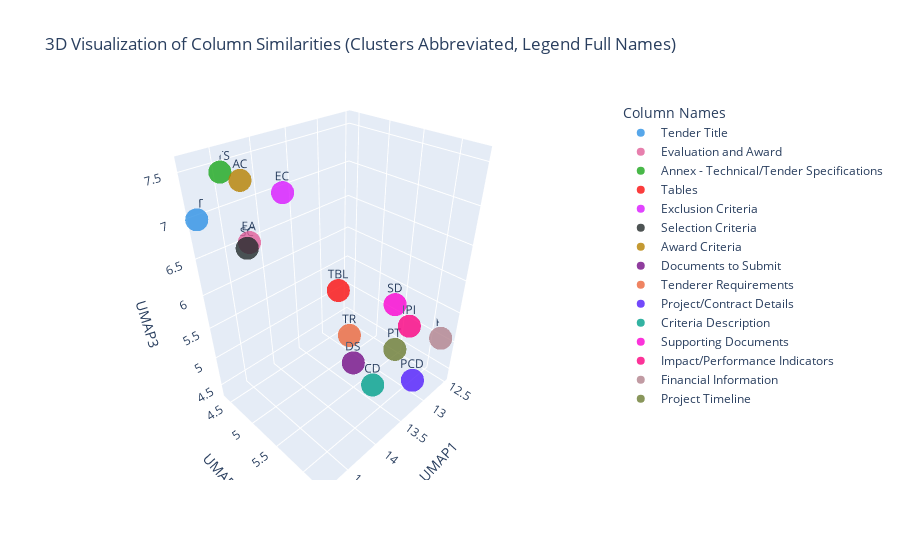

Notebook code cell kept with this figure:
### Markdown cell above
## **What This Plot Shows**
- Each **point** represents a text entry, and similar texts are **grouped together** based on meaning.
- The **different colors** indicate clusters of similar text.
- The **axes (PC1, PC2, PC3)** represent compressed versions of the BERT embeddings, helping visualize high-dimensional data.

## **Understanding the Clusters**
Each cluster has **key terms** that explain why the texts were grouped together:

- **Cluster 0**: "tender, technical, originally" → Likely about **technical details** of tenders.
- **Cluster 1**: "tender, originally, submitted" → Focuses on **submission processes**.
- **Cluster 2**: "tender, point, shall" → Seems related to **requirements or formal language**.
- **Cluster 3**: "exclusion, criterion, 14" → Likely discusses **evaluation or exclusion rules**.
- **Cluster 4**: "described, 10, 12" → Possibly about **sections describing requirements**.

## **Why These Clusters Formed**
- **Similar wording**: Words like **"submitted" and "originally"** cause texts to cluster together.
- **Technical vs. procedural focus**: Some groups discuss **technical aspects**, while others cover **submission rules**.
- **Requirement-based language**: Words like **"shall" and "point"** suggest structured instructions.
- **Evaluation and exclusion criteria**: Some texts focus on **rules for selection**.

### Code cell
# ## Load and Preprocess Data
import pandas as pd
import re
import torch
import numpy as np
import umap.umap_ as umap  
import plotly.graph_objects as go
import plotly.colors as pc
from transformers import BertTokenizer, BertModel
from tqdm import tqdm

# Load CSV
file_path = r"C:\Users\Victor\Hyrr\Bachlorz\Data\final_cleaned.csv"
df = pd.read_csv(file_path)

# Select all text columns
text_columns = [
    "Tender Title", "Evaluation and Award", "Annex - Technical/Tender Specifications",
    "Tables", "Exclusion Criteria", "Selection Criteria", "Award Criteria", 
    "Documents to Submit", "Tenderer Requirements", "Project/Contract Details", 
    "Criteria Description", "Supporting Documents", "Impact/Performance Indicators", 
    "Financial Information", "Project Timeline"
]

# Fill NaN values with empty strings and combine each column into a single document
df.fillna("", inplace=True)
column_texts = {col: " ".join(df[col].astype(str).tolist()) for col in text_columns}

# Preprocess text: lowercase, remove special characters
def preprocess_text(text):
    text = text.lower()
    text = re.sub(r'[^a-z0-9\s]', '', text)  # Remove special characters
    return text

column_texts = {col: preprocess_text(text) for col, text in column_texts.items()}

# ## Generate Sentence Embeddings Using BERT

# Load BERT model and tokenizer (Forced CPU)
tokenizer = BertTokenizer.from_pretrained("bert-base-uncased")
model = BertModel.from_pretrained("bert-base-uncased")
device = torch.device("cpu")  # Force CPU usage
model.to(device)
model.eval()

# Function to get BERT embeddings
def get_bert_embedding(text):
    tokens = tokenizer(text, padding="max_length", truncation=True, max_length=256, return_tensors="pt")  # Reduced max_length to optimize memory
    tokens = {key: val.to(device) for key, val in tokens.items()}
    
    with torch.no_grad():
        outputs = model(**tokens)
    
    return outputs.last_hidden_state[:, 0, :].cpu().numpy()

# Process embeddings for each column
embeddings = []
column_names = []

print("\nGenerating BERT embeddings for each column...")
for col, text in tqdm(column_texts.items(), desc="Processing Columns"):
    emb = get_bert_embedding(text)
    embeddings.append(emb)
    column_names.append(col)

# Convert to NumPy array
embeddings = np.vstack(embeddings)

# Save embeddings
np.save("column_embeddings.npy", embeddings)

# ## Reduce Dimensionality with UMAP for Better Visualization
print("\nReducing dimensionality with UMAP...")
umap_model = umap.UMAP(n_components=3, random_state=42)
embeddings_3d = umap_model.fit_transform(embeddings)

# **Add Colors for Visualization**
colors = pc.qualitative.Dark24  
color_map = [colors[i % len(colors)] for i in range(len(column_names))]  

# **Abbreviations for Plot Labels (Shortened)**
abbreviations = {
    "Tender Title": "TT", "Evaluation and Award": "EA", "Annex - Technical/Tender Specifications": "ATS",
    "Tables": "TBL", "Exclusion Criteria": "EC", "Selection Criteria": "SC", "Award Criteria": "AC", 
    "Documents to Submit": "DS", "Tenderer Requirements": "TR", "Project/Contract Details": "PCD", 
    "Criteria Description": "CD", "Supporting Documents": "SD", "Impact/Performance Indicators": "IPI", 
    "Financial Information": "FI", "Project Timeline": "PT"
}

# ## 3D Visualization with Plotly (Legend = Full Names, Clusters = Abbreviations)
fig = go.Figure()

for i, col_name in enumerate(column_names):
    fig.add_trace(go.Scatter3d(
        x=[embeddings_3d[i, 0]],
        y=[embeddings_3d[i, 1]],
        z=[embeddings_3d[i, 2]],
        mode="markers+text",
        marker=dict(
            size=8,  
            opacity=0.8,  
            color=color_map[i],  
            symbol="circle"
        ),
        text=[abbreviations.get(col_name, col_name)],  # **Show abbreviations on plot**
        name=col_name  # **Show full name in legend**
    ))

# **Improved Legend Settings**
fig.update_layout(
    title="3D Visualization of Column Similarities (Clusters Abbreviated, Legend Full Names)",
    scene=dict(
        xaxis_title="UMAP1",
        yaxis_title="UMAP2",
        zaxis_title="UMAP3"
    ),
    showlegend=True,
    legend=dict(
        title="Column Names",
        font=dict(size=12),
        bgcolor="rgba(255,255,255,0.8)",  # Light background for readability
        x=1.05,  # Move the legend to the right
        y=1
    )
)

fig.show()

### Figure 1 — Plotly figure (JSON) as saved in the notebook; plotly's stock layout.template omitted (floating-point values rounded to 4 significant figures)
{"data": [{"marker": {"color": "#2E91E5", "opacity": 0.8, "size": 8, "symbol": "circle"}, "mode": "markers+text", "name": "Tender Title", "text": ["TT"], "type": "scatter3d", "x": [14.82], "y": [4.393], "z": [6.982]}, {"marker": {"color": "#E15F99", "opacity": 0.8, "size": 8, "symbol": "circle"}, "mode": "markers+text", "name": "Evaluation and Award", "text": ["EA"], "type": "scatter3d", "x": [14.64], "y": [5.066], "z": [6.906]}, {"marker": {"color": "#1CA71C", "opacity": 0.8, "size": 8, "symbol": "circle"}, "mode": "markers+text", "name": "Annex - Technical/Tender Specifications", "text": ["ATS"], "type": "scatter3d", "x": [14.46], "y": [4.397], "z": [7.408]}, {"marker": {"color": "#FB0D0D", "opacity": 0.8, "size": 8, "symbol": "circle"}, "mode": "markers+text", "name": "Tables", "text": ["TBL"], "type": "scatter3d", "x": [13.58], "y": [5.264], "z": [5.885]}, {"marker": {"color": "#DA16FF", "opacity": 0.8, "size": 8, "symbol": "circle"}, "mode": "markers+text", "name": "Exclusion Criteria", "text": ["EC"], "type": "scatter3d", "x": [13.96], "y": [4.791], "z": [7.148]}, {"marker": {"color": "#222A2A", "opacity": 0.8, "size": 8, "symbol": "circle"}, "mode": "markers+text", "name": "Selection Criteria", "text": ["SC"], "type": "scatter3d", "x": [14.35], "y": [4.554], "z": [6.511]}, {"marker": {"color": "#B68100", "opacity": 0.8, "size": 8, "symbol": "circle"}, "mode": "markers+text", "name": "Award Criteria", "text": ["AC"], "type": "scatter3d", "x": [14.65], "y": [5.063], "z": [7.56]}, {"marker": {"color": "#750D86", "opacity": 0.8, "size": 8, "symbol": "circle"}, "mode": "markers+text", "name": "Documents to Submit", "text": ["DS"], "type": "scatter3d", "x": [13.7], "y": [5.662], "z": [5.012]}, {"marker": {"color": "#EB663B", "opacity": 0.8, "size": 8, "symbol": "circle"}, "mode": "markers+text", "name": "Tenderer Requirements", "text": ["TR"], "type": "scatter3d", "x": [13.25], "y": [5.16], "z": [4.89]}, {"marker": {"color": "#511CFB", "opacity": 0.8, "size": 8, "symbol": "circle"}, "mode": "markers+text", "name": "Project/Contract Details", "text": ["PCD"], "type": "scatter3d", "x": [13.26], "y": [6.29], "z": [4.832]}, {"marker": {"color": "#00A08B", "opacity": 0.8, "size": 8, "symbol": "circle"}, "mode": "markers+text", "name": "Criteria Description", "text": ["CD"], "type": "scatter3d", "x": [13.35], "y": [5.717], "z": [4.381]}, {"marker": {"color": "#FB00D1", "opacity": 0.8, "size": 8, "symbol": "circle"}, "mode": "markers+text", "name": "Supporting Documents", "text": ["SD"], "type": "scatter3d", "x": [12.6], "y": [5.43], "z": [5.234]}, {"marker": {"color": "#FC0080", "opacity": 0.8, "size": 8, "symbol": "circle"}, "mode": "markers+text", "name": "Impact/Performance Indicators", "text": ["IPI"], "type": "scatter3d", "x": [13.03], "y": [5.999], "z": [5.425]}, {"marker": {"color": "#B2828D", "opacity": 0.8, "size": 8, "symbol": "circle"}, "mode": "markers+text", "name": "Financial Information", "text": ["FI"], "type": "scatter3d", "x": [12.51], "y": [6.175], "z": [5.005]}, {"marker": {"color": "#6C7C32", "opacity": 0.8, "size": 8, "symbol": "circle"}, "mode": "markers+text", "name": "Project Timeline", "text": ["PT"], "type": "scatter3d", "x": [12.65], "y": [5.535], "z": [4.476]}], "layout": {"legend": {"bgcolor": "rgba(255,255,255,0.8)", "font": {"size": 12}, "title": {"text": "Column Names"}, "x": 1.05, "y": 1}, "scene": {"xaxis": {"title": {"text": "UMAP1"}}, "yaxis": {"title": {"text": "UMAP2"}}, "zaxis": {"title": {"text": "UMAP3"}}}, "showlegend": true, "title": {"text": "3D Visualization of Column Similarities (Clusters Abbreviated, Legend Full Names)"}}}
